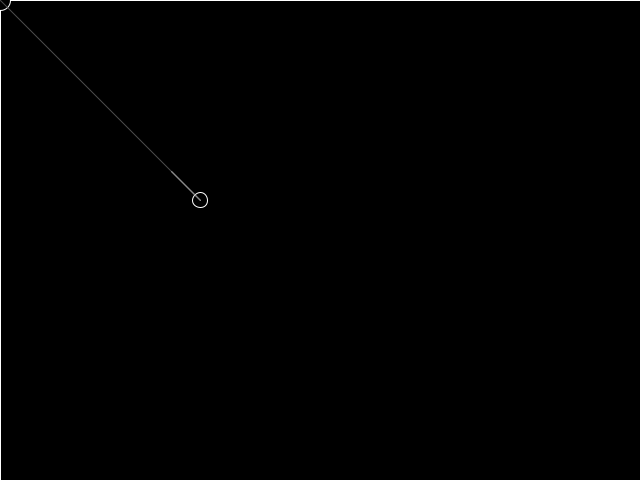
Frame 1 (no input)
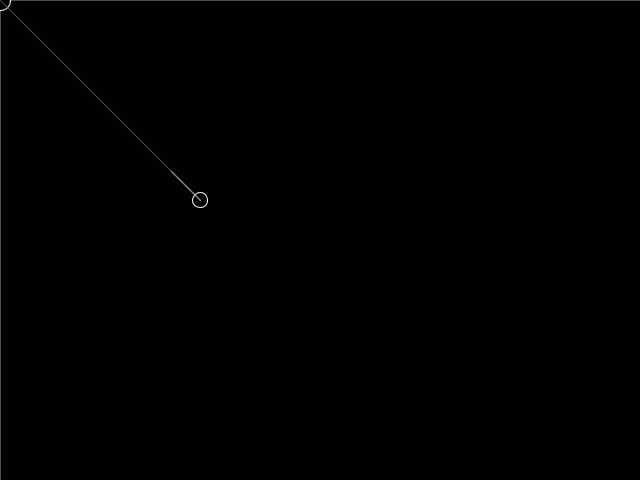
Frame 60 (the mouse pressed at the canvas centre just before this capture)
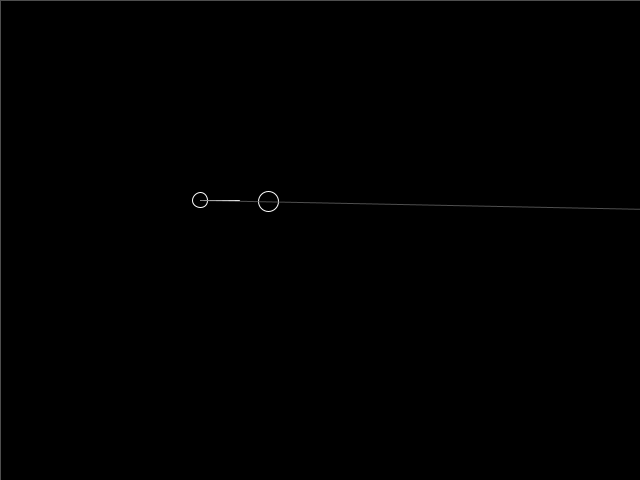
Frame 120 (the mouse held since frame 60 and released just before this capture)

The Processing sketch that drew these frames (run headless with seeded random() and noise(); from frame 60 on, the mouse is pressed at the canvas centre):

// Processing sketch: vectors_and_lerp
// ── vectors_and_lerp.pde
float x=mouseX;
float y=mouseY;
float ease=0.03;
int fade=255;
boolean pulse=false;
int cx=200;
int cy=200;

void setup(){
  size(640,480);
  stroke(255);
}

void draw(){
  fill(0,fade);
  rect(0,0,width,height);
  stroke(255);
    
  x=lerp(x,mouseX,ease);
  y=lerp(y,mouseY,ease);
  ellipse(x,y,20,20);
  
  noFill();
  ellipse(cx,cy,15,15);
  
  PVector mouse=new PVector(x,y);
  PVector pointer=new PVector(200,200);
  
  mouse.sub(pointer);
  mouse.normalize();
  mouse.mult(40);
  
  pushMatrix();
  translate(200,200);
  line(0,0,mouse.x,mouse.y);
  stroke(100,200);
  mouse.mult(20);
  line(0,0,mouse.x,mouse.y);
  popMatrix();
}
